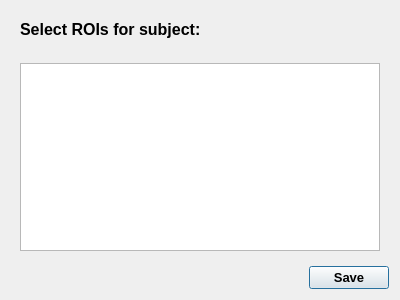
<?xml version="1.0" encoding="UTF-8"?>
<ui version="4.0">
 <class>Dialog</class>
 <widget class="QDialog" name="Dialog">
  <property name="geometry">
   <rect>
    <x>0</x>
    <y>0</y>
    <width>400</width>
    <height>300</height>
   </rect>
  </property>
  <property name="windowTitle">
   <string>Dialog</string>
  </property>
  <layout class="QVBoxLayout" name="verticalLayout">
   <item>
    <widget class="QWidget" name="widget_2" native="true">
     <layout class="QHBoxLayout" name="horizontalLayout_2">
      <item>
       <widget class="QLabel" name="label_3">
        <property name="font">
         <font>
          <pointsize>12</pointsize>
          <weight>75</weight>
          <bold>true</bold>
         </font>
        </property>
        <property name="text">
         <string>Select ROIs for subject:</string>
        </property>
       </widget>
      </item>
      <item>
       <widget class="QLabel" name="subjectLabel">
        <property name="font">
         <font>
          <pointsize>12</pointsize>
         </font>
        </property>
        <property name="text">
         <string/>
        </property>
       </widget>
      </item>
     </layout>
    </widget>
   </item>
   <item>
    <widget class="QWidget" name="widget" native="true">
     <layout class="QVBoxLayout" name="verticalLayout_2">
      <item>
       <widget class="QListWidget" name="roiList"/>
      </item>
     </layout>
    </widget>
   </item>
   <item>
    <widget class="QDialogButtonBox" name="saveButton">
     <property name="font">
      <font>
       <pointsize>10</pointsize>
       <weight>75</weight>
       <bold>true</bold>
      </font>
     </property>
     <property name="orientation">
      <enum>Qt::Horizontal</enum>
     </property>
     <property name="standardButtons">
      <set>QDialogButtonBox::Save</set>
     </property>
    </widget>
   </item>
  </layout>
 </widget>
 <resources/>
 <connections>
  <connection>
   <sender>saveButton</sender>
   <signal>accepted()</signal>
   <receiver>Dialog</receiver>
   <slot>accept()</slot>
   <hints>
    <hint type="sourcelabel">
     <x>248</x>
     <y>254</y>
    </hint>
    <hint type="destinationlabel">
     <x>157</x>
     <y>274</y>
    </hint>
   </hints>
  </connection>
  <connection>
   <sender>saveButton</sender>
   <signal>rejected()</signal>
   <receiver>Dialog</receiver>
   <slot>reject()</slot>
   <hints>
    <hint type="sourcelabel">
     <x>316</x>
     <y>260</y>
    </hint>
    <hint type="destinationlabel">
     <x>286</x>
     <y>274</y>
    </hint>
   </hints>
  </connection>
 </connections>
</ui>
